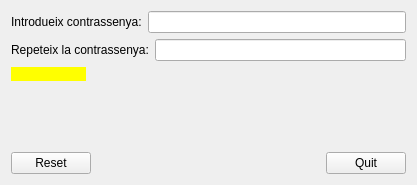
<?xml version="1.0" encoding="UTF-8"?>
<ui version="4.0">
 <class>MyContrassenya</class>
 <widget class="QWidget" name="MyContrassenya">
  <property name="geometry">
   <rect>
    <x>0</x>
    <y>0</y>
    <width>417</width>
    <height>185</height>
   </rect>
  </property>
  <property name="windowTitle">
   <string>Contrassenya</string>
  </property>
  <layout class="QVBoxLayout" name="verticalLayout_3">
   <item>
    <layout class="QHBoxLayout" name="horizontalLayout">
     <item>
      <widget class="QLabel" name="label">
       <property name="text">
        <string>Introdueix contrassenya:</string>
       </property>
      </widget>
     </item>
     <item>
      <widget class="QLineEdit" name="Contra"/>
     </item>
    </layout>
   </item>
   <item>
    <layout class="QHBoxLayout" name="horizontalLayout_2">
     <item>
      <widget class="QLabel" name="label_2">
       <property name="text">
        <string>Repeteix la contrassenya:</string>
       </property>
      </widget>
     </item>
     <item>
      <widget class="QLineEdit" name="ContraRepe"/>
     </item>
    </layout>
   </item>
   <item>
    <layout class="QHBoxLayout" name="horizontalLayout_3">
     <property name="sizeConstraint">
      <enum>QLayout::SetDefaultConstraint</enum>
     </property>
     <item>
      <widget class="MyLabel" name="Color">
       <property name="minimumSize">
        <size>
         <width>0</width>
         <height>0</height>
        </size>
       </property>
       <property name="maximumSize">
        <size>
         <width>75</width>
         <height>16777215</height>
        </size>
       </property>
       <property name="autoFillBackground">
        <bool>false</bool>
       </property>
       <property name="styleSheet">
        <string notr="true">background-color:rgb(255, 255, 0)</string>
       </property>
       <property name="text">
        <string/>
       </property>
      </widget>
     </item>
     <item>
      <widget class="MyLabel" name="TextLabel">
       <property name="text">
        <string/>
       </property>
      </widget>
     </item>
    </layout>
   </item>
   <item>
    <layout class="QVBoxLayout" name="verticalLayout_2">
     <item>
      <spacer name="verticalSpacer">
       <property name="orientation">
        <enum>Qt::Vertical</enum>
       </property>
       <property name="sizeHint" stdset="0">
        <size>
         <width>20</width>
         <height>40</height>
        </size>
       </property>
      </spacer>
     </item>
     <item>
      <layout class="QHBoxLayout" name="horizontalLayout_4">
       <item>
        <widget class="QPushButton" name="Reset">
         <property name="text">
          <string>Reset</string>
         </property>
        </widget>
       </item>
       <item>
        <spacer name="horizontalSpacer">
         <property name="orientation">
          <enum>Qt::Horizontal</enum>
         </property>
         <property name="sizeHint" stdset="0">
          <size>
           <width>40</width>
           <height>20</height>
          </size>
         </property>
        </spacer>
       </item>
       <item>
        <widget class="QPushButton" name="Quit">
         <property name="sizePolicy">
          <sizepolicy hsizetype="Minimum" vsizetype="Fixed">
           <horstretch>0</horstretch>
           <verstretch>0</verstretch>
          </sizepolicy>
         </property>
         <property name="text">
          <string>Quit</string>
         </property>
        </widget>
       </item>
      </layout>
     </item>
    </layout>
   </item>
  </layout>
 </widget>
 <customwidgets>
  <customwidget>
   <class>MyLabel</class>
   <extends>QLabel</extends>
   <header>MyLabel.h</header>
   <slots>
    <signal>ValorText(int)</signal>
    <slot>ContraSlot(QString)</slot>
    <slot>ContraRepeSlot(QString)</slot>
    <slot>ContraIgual(int)</slot>
   </slots>
  </customwidget>
 </customwidgets>
 <resources/>
 <connections>
  <connection>
   <sender>Reset</sender>
   <signal>clicked()</signal>
   <receiver>Contra</receiver>
   <slot>clear()</slot>
   <hints>
    <hint type="sourcelabel">
     <x>51</x>
     <y>255</y>
    </hint>
    <hint type="destinationlabel">
     <x>159</x>
     <y>30</y>
    </hint>
   </hints>
  </connection>
  <connection>
   <sender>Reset</sender>
   <signal>clicked()</signal>
   <receiver>ContraRepe</receiver>
   <slot>clear()</slot>
   <hints>
    <hint type="sourcelabel">
     <x>73</x>
     <y>254</y>
    </hint>
    <hint type="destinationlabel">
     <x>176</x>
     <y>55</y>
    </hint>
   </hints>
  </connection>
  <connection>
   <sender>Quit</sender>
   <signal>clicked()</signal>
   <receiver>MyContrassenya</receiver>
   <slot>close()</slot>
   <hints>
    <hint type="sourcelabel">
     <x>370</x>
     <y>266</y>
    </hint>
    <hint type="destinationlabel">
     <x>210</x>
     <y>145</y>
    </hint>
   </hints>
  </connection>
  <connection>
   <sender>Color</sender>
   <signal>ValorText(int)</signal>
   <receiver>TextLabel</receiver>
   <slot>ContraIgual(int)</slot>
   <hints>
    <hint type="sourcelabel">
     <x>44</x>
     <y>95</y>
    </hint>
    <hint type="destinationlabel">
     <x>250</x>
     <y>95</y>
    </hint>
   </hints>
  </connection>
  <connection>
   <sender>Reset</sender>
   <signal>clicked()</signal>
   <receiver>TextLabel</receiver>
   <slot>clear()</slot>
   <hints>
    <hint type="sourcelabel">
     <x>49</x>
     <y>266</y>
    </hint>
    <hint type="destinationlabel">
     <x>250</x>
     <y>95</y>
    </hint>
   </hints>
  </connection>
  <connection>
   <sender>Contra</sender>
   <signal>textChanged(QString)</signal>
   <receiver>Color</receiver>
   <slot>ContraSlot(QString)</slot>
   <hints>
    <hint type="sourcelabel">
     <x>286</x>
     <y>22</y>
    </hint>
    <hint type="destinationlabel">
     <x>44</x>
     <y>95</y>
    </hint>
   </hints>
  </connection>
  <connection>
   <sender>ContraRepe</sender>
   <signal>textChanged(QString)</signal>
   <receiver>Color</receiver>
   <slot>ContraRepeSlot(QString)</slot>
   <hints>
    <hint type="sourcelabel">
     <x>287</x>
     <y>62</y>
    </hint>
    <hint type="destinationlabel">
     <x>44</x>
     <y>95</y>
    </hint>
   </hints>
  </connection>
 </connections>
</ui>
